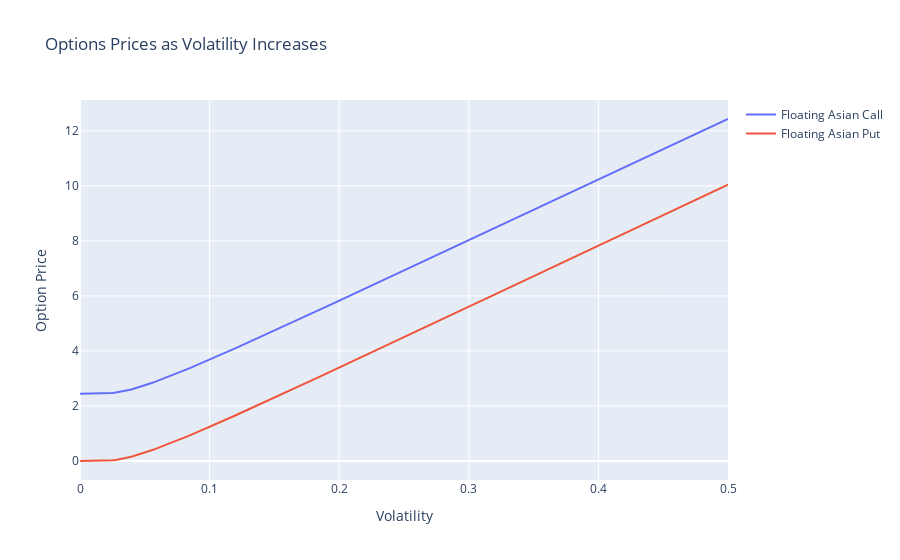

Source (notebook cell):
### Code cell
# Plot
fig = go.Figure()

# Add traces for Floating Asian with volatility as variation
fig.add_trace(go.Scatter(x=results_df_volatility['Variation'], y=results_df_volatility['Floating Asian Call'], mode='lines', name='Floating Asian Call'))
fig.add_trace(go.Scatter(x=results_df_volatility['Variation'], y=results_df_volatility['Floating Asian Put'], mode='lines', name='Floating Asian Put'))

# Update layout
fig.update_layout(title='Options Prices as Volatility Increases',
                   xaxis_title='Volatility',
                   yaxis_title='Option Price')

# Show plot inline in Jupyter Notebook
iplot(fig)

### Figure 1 — Plotly figure (JSON) as saved in the notebook; plotly's stock layout.template omitted (floating-point values rounded to 4 significant figures; data arrays with more than 128 entries replaced by an {"elided": "..."} marker saying what was removed)
{"data": [{"mode": "lines", "name": "Floating Asian Call", "type": "scatter", "x": {"elided": "200 float values"}, "y": {"elided": "200 float values"}}, {"mode": "lines", "name": "Floating Asian Put", "type": "scatter", "x": {"elided": "200 float values"}, "y": {"elided": "200 float values"}}], "layout": {"title": {"text": "Options Prices as Volatility Increases"}, "xaxis": {"title": {"text": "Volatility"}}, "yaxis": {"title": {"text": "Option Price"}}}}
